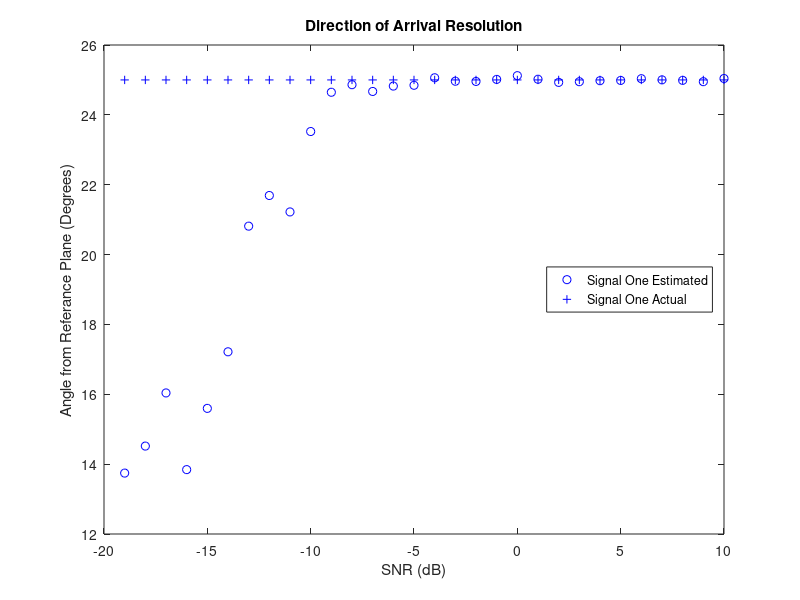
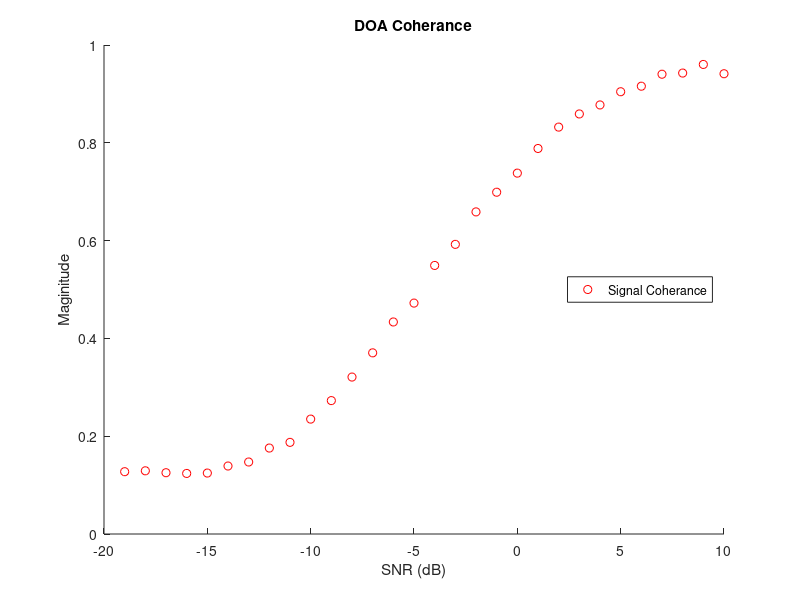
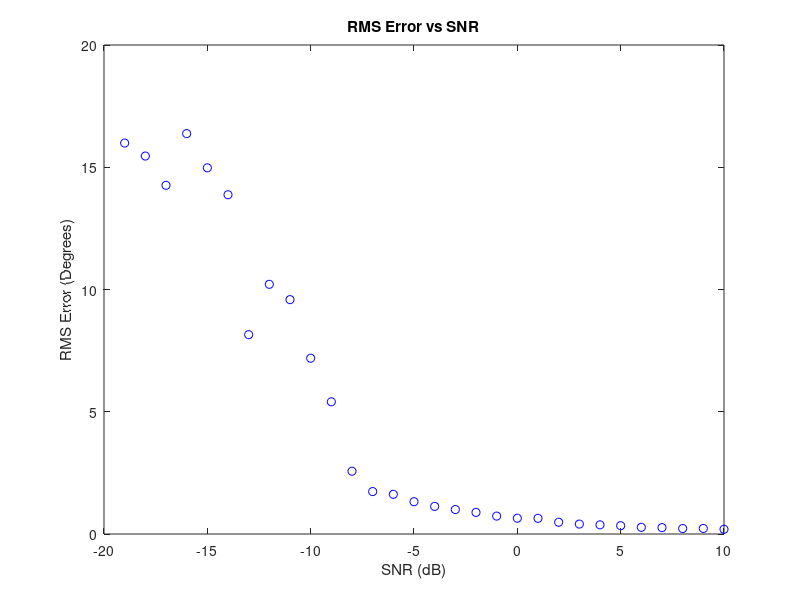
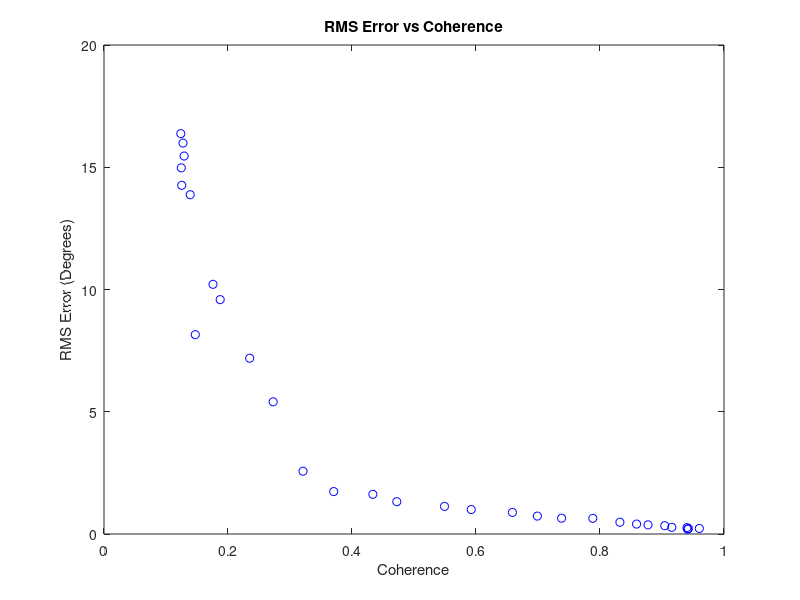

Here is the MATLAB script that generated these plots, in order:
%% ESPRIT_baseline
clear;clc;
%% Initializations
signal_one = 1;
signal_one_angle = 25*pi/180;
delx = 0.5; % Delta x of baseline
baseline = 2*delx; %Physical baseline of two sample arrays

signal_one_phase = sin(signal_one_angle)*2*pi*baseline; %Used in the sorting routine
array_size = 6; % the amount of ground samples

samples = 100;
window = samples; %Averaged_Signal_samples in matrix
SNR_samples = 30;

est_signal_one_rms = zeros(1,SNR_samples);
est_sig_one_angle = zeros(1,SNR_samples);
est_sig_one_coherence = zeros(SNR_samples,1);
SNR = zeros(1,SNR_samples);

%% Start of Algorithm
for SNR_sample = 1:SNR_samples;
    SNR(SNR_sample) = SNR_sample-20;
    Noise = (10^(-SNR(SNR_sample)/20))/sqrt(3);
    for unusedVariable = 1:samples;
        %% Setting up Random Phi that differ across samples
        phi_one = 1i*2*pi*rand(1,window);
        pos = [1:array_size]'; %#ok<NBRAK>
        distance = 2.*pi.*pos.*delx;  % element separation of 1/2 wavelength       
        %% Element Array size with Signal  
        X = signal_one.*(exp(-1i*distance*sin(signal_one_angle))*exp(phi_one))... %Ground
            + Noise.*sqrt(-2.*log(1-rand(array_size,window))).*exp(1i*2*pi*rand(array_size,window));  %Noise        
        %% Setting up Baselines
        % Remember to change the Initial Variablev delx if Baseline changes      
        S1 = [X(2,:);X(3,:)];
        S2 = [X(4,:);X(5,:)];  
        %% ESPRIT Algorithm
        R1 = S1*S1'/window;
        R2 = S1*S2'/window;  
        [u,uv] = eig(pinv(R1)*R2);       
        [~,kk]=sort(abs(angle(diag(uv))-signal_one_phase),'ascend');
        est_sig_one_angle(SNR_sample) = est_sig_one_angle(SNR_sample)...
            + (asin(angle(uv(kk(1),kk(1)))/(2*pi*baseline)))/samples;     
        est_signal_one_rms(SNR_sample) = est_signal_one_rms(SNR_sample)...
            + ((signal_one_angle - (asin(angle(uv(kk(1),kk(1)))/(2*pi*baseline))))^2)/samples;      
        est_sig_one_coherence(SNR_sample) = est_sig_one_coherence(SNR_sample) + abs(uv(kk(1),kk(1)))/samples;
        
    end
end
est_signal_one_rms = sqrt(est_signal_one_rms)*180/pi;
%% Ploting Results
figure(1);
plot(SNR,est_sig_one_angle*180/pi,'bo');
hold on;
plot(SNR,ones(1,SNR_samples)*signal_one_angle*180/pi,'b+');
title('Direction of Arrival Resolution');
xlabel('SNR (dB)');ylabel('Angle from Referance Plane (Degrees)');
legend('Signal One Estimated','Signal One Actual','Location','east')
hold off;

figure(2)
title('DOA Coherance');
xlabel('SNR (dB)');ylabel('Maginitude')
hold on;
plot(SNR,est_sig_one_coherence,'ro');
legend('Signal Coherance','Location','east');
hold off;

figure(3)
plot(SNR,(est_signal_one_rms),'bo')
title('RMS Error vs SNR');
xlabel('SNR (dB)');ylabel('RMS Error (Degrees)');

figure(4)
plot(est_sig_one_coherence,(est_signal_one_rms),'bo')
title('RMS Error vs Coherence');
xlabel('Coherence');ylabel('RMS Error (Degrees)');
